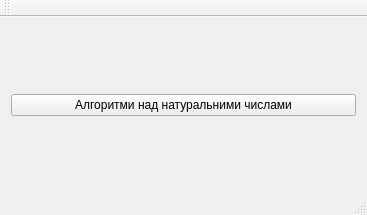
<?xml version="1.0" encoding="UTF-8"?>
<ui version="4.0">
 <class>MainWindow</class>
 <widget class="QMainWindow" name="MainWindow">
  <property name="geometry">
   <rect>
    <x>0</x>
    <y>0</y>
    <width>367</width>
    <height>215</height>
   </rect>
  </property>
  <property name="windowTitle">
   <string>MainWindow</string>
  </property>
  <widget class="QWidget" name="centralWidget">
   <layout class="QHBoxLayout" name="horizontalLayout_2">
    <item>
     <widget class="QPushButton" name="Masha_BTN">
      <property name="text">
       <string>Алгоритми над натуральними числами</string>
      </property>
     </widget>
    </item>
   </layout>
  </widget>
  <widget class="QMenuBar" name="menuBar">
   <property name="geometry">
    <rect>
     <x>0</x>
     <y>0</y>
     <width>367</width>
     <height>17</height>
    </rect>
   </property>
  </widget>
  <widget class="QToolBar" name="mainToolBar">
   <attribute name="toolBarArea">
    <enum>TopToolBarArea</enum>
   </attribute>
   <attribute name="toolBarBreak">
    <bool>false</bool>
   </attribute>
  </widget>
  <widget class="QStatusBar" name="statusBar"/>
 </widget>
 <layoutdefault spacing="6" margin="11"/>
 <resources/>
 <connections/>
</ui>
